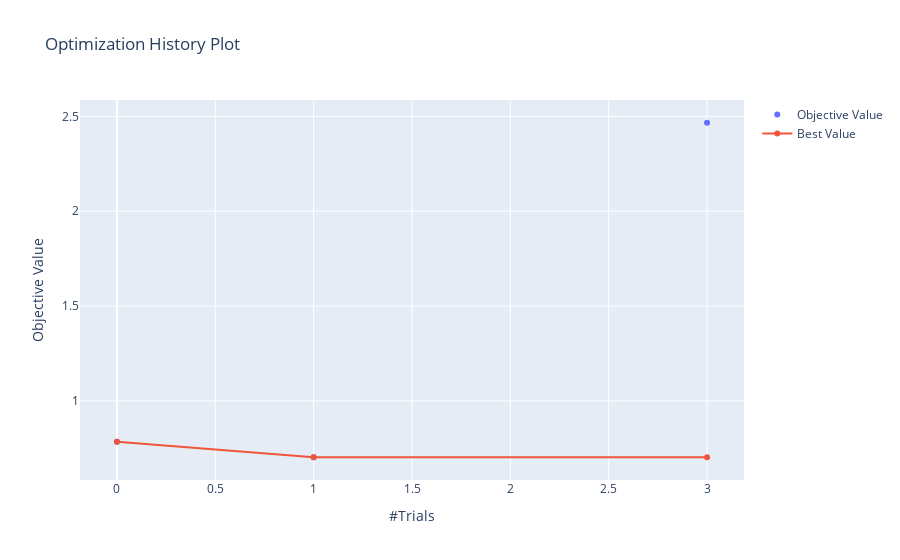

Write notebook code for a chart like this one.
### Code cell
optuna.visualization.plot_optimization_history(study)

### Figure 1 — Plotly figure (JSON) as saved in the notebook; plotly's stock layout.template omitted (floating-point values rounded to 4 significant figures)
{"data": [{"mode": "markers", "name": "Objective Value", "type": "scatter", "x": [0, 1, 3], "y": [0.784, 0.7028, 2.467]}, {"name": "Best Value", "type": "scatter", "x": [0, 1, 3], "y": [0.784, 0.7028, 0.7028]}], "layout": {"title": {"text": "Optimization History Plot"}, "xaxis": {"title": {"text": "#Trials"}}, "yaxis": {"title": {"text": "Objective Value"}}}}
